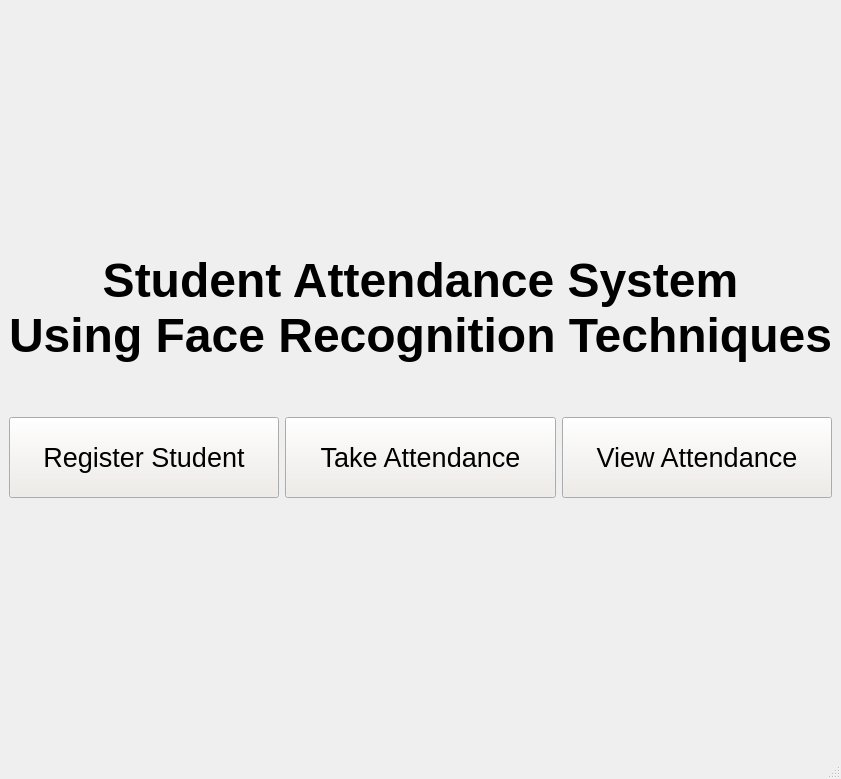
<?xml version="1.0" encoding="UTF-8"?>
<ui version="4.0">
 <class>HomePage</class>
 <widget class="QMainWindow" name="HomePage">
  <property name="geometry">
   <rect>
    <x>0</x>
    <y>0</y>
    <width>836</width>
    <height>779</height>
   </rect>
  </property>
  <property name="palette">
   <palette>
    <active>
     <colorrole role="Button">
      <brush brushstyle="SolidPattern">
       <color alpha="255">
        <red>136</red>
        <green>138</green>
        <blue>133</blue>
       </color>
      </brush>
     </colorrole>
    </active>
    <inactive>
     <colorrole role="Button">
      <brush brushstyle="SolidPattern">
       <color alpha="255">
        <red>136</red>
        <green>138</green>
        <blue>133</blue>
       </color>
      </brush>
     </colorrole>
    </inactive>
    <disabled>
     <colorrole role="Button">
      <brush brushstyle="SolidPattern">
       <color alpha="255">
        <red>136</red>
        <green>138</green>
        <blue>133</blue>
       </color>
      </brush>
     </colorrole>
    </disabled>
   </palette>
  </property>
  <property name="font">
   <font>
    <pointsize>14</pointsize>
   </font>
  </property>
  <property name="windowTitle">
   <string>HomePage</string>
  </property>
  <widget class="QWidget" name="centralwidget">
   <layout class="QGridLayout" name="gridLayout">
    <item row="0" column="0">
     <spacer name="verticalSpacer_2">
      <property name="orientation">
       <enum>Qt::Vertical</enum>
      </property>
      <property name="sizeHint" stdset="0">
       <size>
        <width>20</width>
        <height>238</height>
       </size>
      </property>
     </spacer>
    </item>
    <item row="1" column="0">
     <layout class="QVBoxLayout" name="verticalLayout">
      <item>
       <widget class="QLabel" name="label">
        <property name="autoFillBackground">
         <bool>true</bool>
        </property>
        <property name="text">
        <string>&lt;html&gt;&lt;head/&gt;&lt;body&gt;&lt;p&gt;&lt;span style=" font-size:36pt; font-weight:600;"&gt;Student Attendance System&lt;br/&gt;Using Face Recognition Techniques&lt;/span&gt;&lt;/p&gt;&lt;/body&gt;&lt;/html&gt;</string>
        </property>
        <property name="textFormat">
         <enum>Qt::RichText</enum>
        </property>
        <property name="alignment">
         <set>Qt::AlignCenter</set>
        </property>
       </widget>
      </item>
      <item>
       <spacer name="verticalSpacer_3">
        <property name="orientation">
         <enum>Qt::Vertical</enum>
        </property>
        <property name="sizeHint" stdset="0">
         <size>
          <width>20</width>
          <height>40</height>
         </size>
        </property>
       </spacer>
      </item>
      <item>
       <layout class="QHBoxLayout" name="horizontalLayout">
        <item>
         <widget class="QPushButton" name="registerStudentBtn">
          <property name="minimumSize">
           <size>
            <width>201</width>
            <height>81</height>
           </size>
          </property>
          <property name="palette">
           <palette>
            <active>
             <colorrole role="Button">
              <brush brushstyle="SolidPattern">
               <color alpha="255">
                <red>239</red>
                <green>235</green>
                <blue>231</blue>
               </color>
              </brush>
             </colorrole>
            </active>
            <inactive>
             <colorrole role="Button">
              <brush brushstyle="SolidPattern">
               <color alpha="255">
                <red>239</red>
                <green>235</green>
                <blue>231</blue>
               </color>
              </brush>
             </colorrole>
            </inactive>
            <disabled>
             <colorrole role="Button">
              <brush brushstyle="SolidPattern">
               <color alpha="255">
                <red>239</red>
                <green>235</green>
                <blue>231</blue>
               </color>
              </brush>
             </colorrole>
            </disabled>
           </palette>
          </property>
          <property name="font">
                <font>
                    <pointsize>20</pointsize> 
                    <weight>50</weight>
                    <bold>false</bold> 
                </font>
            </property>
          <property name="text">
           <string>Register Student</string>
          </property>
         </widget>
        </item>
        <item>
         <widget class="QPushButton" name="takeAttendanceBtn">
          <property name="minimumSize">
           <size>
            <width>201</width>
            <height>81</height>
           </size>
          </property>
          <property name="palette">
           <palette>
            <active>
             <colorrole role="Button">
              <brush brushstyle="SolidPattern">
               <color alpha="255">
                <red>239</red>
                <green>235</green>
                <blue>231</blue>
               </color>
              </brush>
             </colorrole>
            </active>
            <inactive>
             <colorrole role="Button">
              <brush brushstyle="SolidPattern">
               <color alpha="255">
                <red>239</red>
                <green>235</green>
                <blue>231</blue>
               </color>
              </brush>
             </colorrole>
            </inactive>
            <disabled>
             <colorrole role="Button">
              <brush brushstyle="SolidPattern">
               <color alpha="255">
                <red>239</red>
                <green>235</green>
                <blue>231</blue>
               </color>
              </brush>
             </colorrole>
            </disabled>
           </palette>
          </property>
           <property name="font">
                <font>
                    <pointsize>20</pointsize> 
                    <weight>50</weight>
                    <bold>false</bold> 
                </font>
            </property>
          <property name="text">
           <string>Take Attendance</string>
          </property>
         </widget>
        </item>
        <item>
         <widget class="QPushButton" name="viewAttendanceBtn">
          <property name="minimumSize">
           <size>
            <width>201</width>
            <height>81</height>
           </size>
          </property>
          <property name="palette">
           <palette>
            <active>
             <colorrole role="Button">
              <brush brushstyle="SolidPattern">
               <color alpha="255">
                <red>239</red>
                <green>235</green>
                <blue>231</blue>
               </color>
              </brush>
             </colorrole>
            </active>
            <inactive>
             <colorrole role="Button">
              <brush brushstyle="SolidPattern">
               <color alpha="255">
                <red>239</red>
                <green>235</green>
                <blue>231</blue>
               </color>
              </brush>
             </colorrole>
            </inactive>
            <disabled>
             <colorrole role="Button">
              <brush brushstyle="SolidPattern">
               <color alpha="255">
                <red>239</red>
                <green>235</green>
                <blue>231</blue>
               </color>
              </brush>
             </colorrole>
            </disabled>
           </palette>
          </property>

           <property name="font">
                <font>
                    <pointsize>20</pointsize> 
                    <weight>50</weight>
                    <bold>false</bold> 
                </font>
            </property>
            
          <property name="text">
           <string>View Attendance</string>
          </property>
         </widget>
        </item>
       </layout>
      </item>
     </layout>
    </item>
    <item row="2" column="0">
     <spacer name="verticalSpacer">
      <property name="orientation">
       <enum>Qt::Vertical</enum>
      </property>
      <property name="sizeHint" stdset="0">
       <size>
        <width>20</width>
        <height>238</height>
       </size>
      </property>
     </spacer>
    </item>
   </layout>
  </widget>
  <widget class="QStatusBar" name="statusbar"/>
 </widget>
 <resources/>
 <connections/>
</ui>
